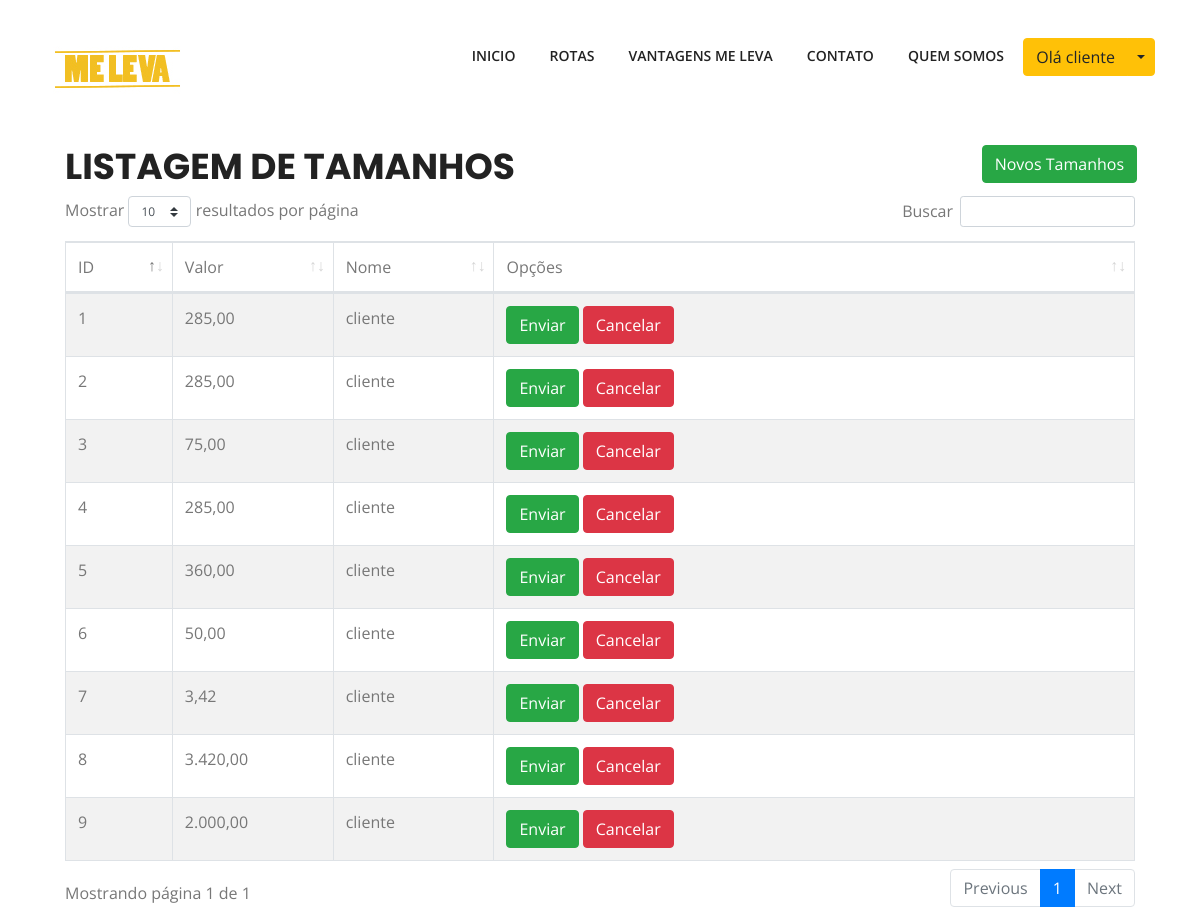
The app's page /listar/pagamento (signed in) with its own data.
### tables this page shows
CREATE TABLE `venda` (
  `id` int(11) NOT NULL,
  `valor` double NOT NULL,
  `item_id` int(11) NOT NULL
);

### listar/pagamento.php (the view, shortened to what this page needs)
<?php
	$cliente = $_SESSION["tcc"]["id"];
	$nome = $_SESSION["tcc"]["apelido"];
?>
<div class="container">
	<div class="coluna">
		<div class="row">
			<div class="col-lg-10">
                <h1>Listagem de Tamanhos</h1>
             </div>
			<div class="col-lg-2">
                <a  type='button' href='cadastrar/tamanho' class='btn btn-success'>Novos Tamanhos</a>
             </div>
		</div>
		<table class="table table-hover table-striped table-bordered">
			<thead>
				<tr>
					<td width="10%">ID</td>
					<td width="15%">Valor</td>
					<td width="15%">Nome</td>
					<td>Opções</td>
				</tr>
			</thead>
			<tbody>
				<?php
					$sql = "select venda.id, venda.valor from venda
					inner join item on venda.item_id = item.id
					where item.cliente_id = $cliente";
					$consulta = $pdo->prepare($sql);
					$consulta->execute();
					while ( $linha = $consulta->fetch(PDO::FETCH_OBJ)) {
						$id				= $linha->id;
						$valor 		= $linha->valor;
						$valor = number_format($valor, 2, ",", ".");
						echo "<tr>
							<td>$id</td>
							<td>$valor</td>
							<td>$nome</td>
							<td>
								<a type='button' href='cadastrar/pagamento/$id' class='btn btn-success'>Enviar</a>
								<a type='button' href='javascript:excluir($id)' class='btn btn-danger'>Cancelar</a>
							</td>
						</tr>";
					}
				?>
			</tbody>
		</table>
	</div>
</div>

### assets/css/style.css (style rules this page uses)
body { color:#777;font-family:"Open Sans",sans-serif;font-weight:400 }
h1 { color:#222;text-transform:uppercase;font-family:"Poppins",sans-serif;font-size:50px;font-weight:700 }
h1 { font-size:36px }

### records on screen
venda: id "1", valor "285,00"
venda: id "2", valor "285,00"
venda: id "3", valor "75,00"
venda: id "4", valor "285,00"
venda: id "5", valor "360,00"
venda: id "6", valor "50,00"
venda: id "7", valor "3,42"
venda: id "8", valor "3.420,00"
venda: id "9", valor "2.000,00"

### other values on screen
$_SESSION["tcc"]["apelido"] "cliente"
